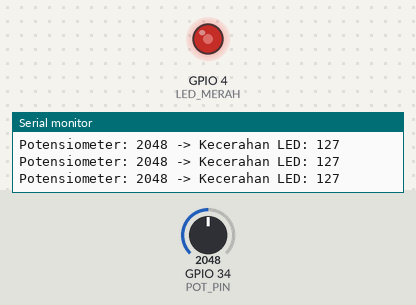
Bench run of a sketch on a simulated ESP32. Shown: output pins drawn as LEDs (lit = HIGH), the last lines printed to the serial monitor. The test bench sets the inputs (shaded band); at power-on: GPIO 34 (POT_PIN) = 2048.

Above: at 1.2 s.
1.3 s: GPIO 34 (POT_PIN) set to 2866
At 2.5 s:
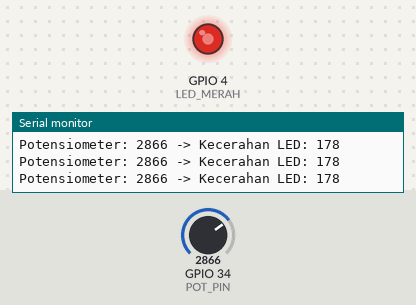
2.8 s: GPIO 34 (POT_PIN) set to 3603
At 3.8 s:
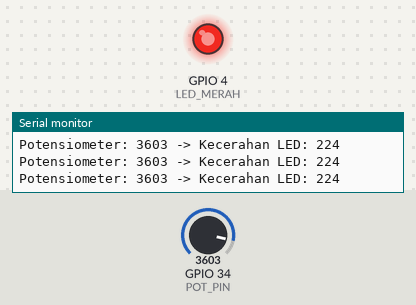
4.3 s: GPIO 34 (POT_PIN) set to 491
At 4.9 s:
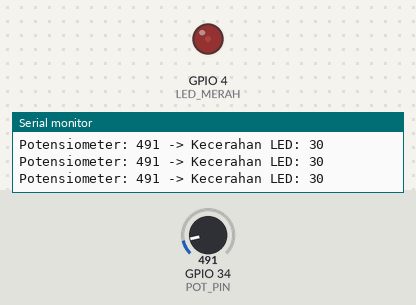
5.8 s: GPIO 34 (POT_PIN) set to 0
At 7.0 s:
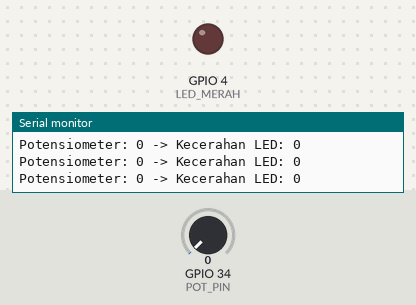
7.3 s: GPIO 34 (POT_PIN) set to 2047
At 8.1 s:
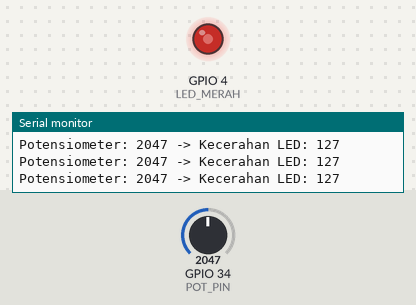
Timing chart, 0 to 9.8 s (numbered marks = the images above; inputs shaded):
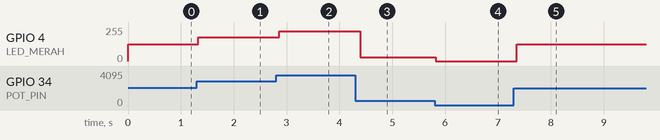

The sketch:

p4_pot_kecerahan_led.ino
```cpp
/*
 * BAB 11 - Program 4: Potensiometer Mengatur Kecerahan LED
 * Putar potensiometer untuk mengatur kecerahan LED merah (ADC → PWM).
 *
 * Rangkaian:
 *   VR10K (potensiometer, header kuning pin ke-5) → IO34
 *   LED1 (merah, header LED)                       → IO4
 */

#define POT_PIN   34  // potensiometer → IO34 (ADC1)
#define LED_MERAH 4   // LED merah → IO4 (output PWM)

const int FREKUENSI_PWM = 5000;  // Hz: LED dinyalakan-dimatikan 5000 kali per detik
const int RESOLUSI_PWM = 8;      // 8 bit → nilai kecerahan 0-255
const int JUMLAH_SAMPEL = 16;    // rata-rata 16 kali baca supaya kecerahan LED stabil

// Baca pin beberapa kali, lalu kembalikan rata-ratanya
int bacaRataRata(int pin, int jumlahSampel) {
  long total = 0;
  for (int i = 0; i < jumlahSampel; i++) {
    total += analogRead(pin);
  }
  return total / jumlahSampel;
}

void setup() {
  Serial.begin(115200);

  // Siapkan PWM di IO4: frekuensi 5000 Hz, resolusi 8 bit (dibahas lengkap di BAB 12)
  ledcAttach(LED_MERAH, FREKUENSI_PWM, RESOLUSI_PWM);

  Serial.println("BAB 11 - Program 4: Potensiometer Mengatur Kecerahan LED");
}

void loop() {
  int nilaiPot = bacaRataRata(POT_PIN, JUMLAH_SAMPEL);  // 0-4095
  int kecerahan = map(nilaiPot, 0, 4095, 0, 255);       // ubah ke rentang PWM 0-255

  ledcWrite(LED_MERAH, kecerahan);  // atur kecerahan LED

  Serial.print("Potensiometer: ");
  Serial.print(nilaiPot);
  Serial.print(" -> Kecerahan LED: ");
  Serial.println(kecerahan);

  delay(100);
}
```

Measured:
- after the input at 1.3 s, GPIO 4 (LED_MERAH): 127/255 → 177/255 at once
- after the input at 2.8 s, GPIO 4 (LED_MERAH): 177/255 → 223/255 after 0.06 s
- after the input at 4.3 s, GPIO 4 (LED_MERAH): 223/255 → 30/255 after 0.09 s
- after the input at 5.8 s, GPIO 4 (LED_MERAH): 30/255 → 0/255 at once
- after the input at 7.3 s, GPIO 4 (LED_MERAH): 0/255 → 127/255 after 0.05 s
